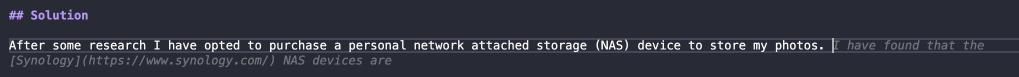
#> input picture screenshot.png, 2038 x 154 px (shown at 1/2 size)
$ python -i image-ai.py   (imports and definitions only)
#> lines starting #> are read from the running program, lines starting #| are printed output that depends on the picture
import argparse
import cv2
import hashlib
import shelve
import os
import piexif
import shutil
import uuid
from tqdm import tqdm

parser = argparse.ArgumentParser()
#parser.add_argument("directory", default='~', help="the directory containing the photos")
# [5 lines not run here, left out]

# Initialize the local database
index_db = os.path.join(os.path.expanduser("~"), 'index')
hashmap_db = os.path.join(os.path.expanduser("~"), 'hashmap')
library = "/Volumes/home/Photos/PhotoLibrary"
# [2 lines not run here, left out]
debug = True

# Function to extract the file extention of a file
def get_file_extension(filename):
    _, extension = os.path.splitext(filename)
    return extension

# Function to compute the SHA-256 hash of a file
# [10 lines left out: function compute_hash, not called in this run]

# Function to compute the perceptual hash of an image
def compute_phash(file_path):
#> called with file_path = 'screenshot.png'
    try:
        phash = {}
        #imread = cv2.cvtColor(cv2.imread(file_path), cv2.IMREAD_IGNORE_ORIENTATION, cv2.COLOR_BGR2GRAY)
        imread = cv2.imread(file_path, cv2.IMREAD_IGNORE_ORIENTATION)
#> imread: shape (154, 2038); min 42, max 247, mean 50.9
        imhash = cv2.img_hash.pHash(imread) # 8-byte hash
        phash[0] = int.from_bytes(imhash.tobytes(), byteorder='big', signed=False)
        imread = cv2.rotate(imread, cv2.ROTATE_90_CLOCKWISE)
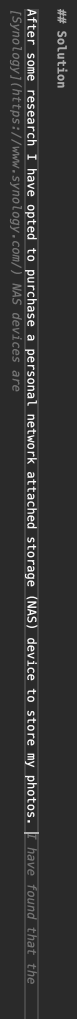
#> imread: shape (2038, 154) (shown at 1/2 size); min 42, max 247, mean 50.9
        imhash = cv2.img_hash.pHash(imread) # 8-byte hash
        phash[1] = int.from_bytes(imhash.tobytes(), byteorder='big', signed=False)
        imread = cv2.rotate(imread, cv2.ROTATE_180)
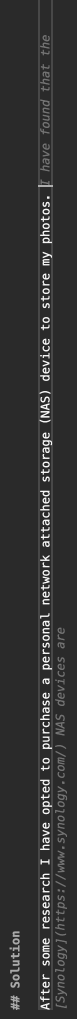
#> imread: shape (2038, 154) (shown at 1/2 size); min 42, max 247, mean 50.9
        imhash = cv2.img_hash.pHash(imread) # 8-byte hash
        phash[2] = int.from_bytes(imhash.tobytes(), byteorder='big', signed=False)
        imread = cv2.rotate(imread, cv2.ROTATE_90_COUNTERCLOCKWISE)
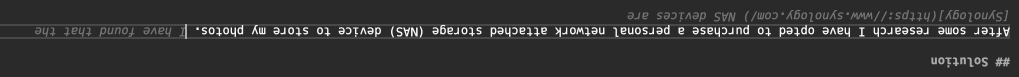
#> imread: shape (154, 2038) (shown at 1/2 size); min 42, max 247, mean 50.9
        imhash = cv2.img_hash.pHash(imread) # 8-byte hash
        phash[3] = int.from_bytes(imhash.tobytes(), byteorder='big', signed=False)
        return phash
    except cv2.error as e:
        print(e)
        return None

# function to check if an image was taken with a camera
# [155 lines left out: functions is_camera, rebuild_index, dedupe_index, hashmap_index, dedupe_source, detect_trash and 1 more, not called in this run]
    # [4 lines of commented-out code are left out]

# [4 lines not run here, left out]

>>> result = compute_phash('screenshot.png')
#> result = {0: 16716372818992595203, 1: 8296630573878586849, 2: 15669755766560524276, 3: 5596240229470677846}
